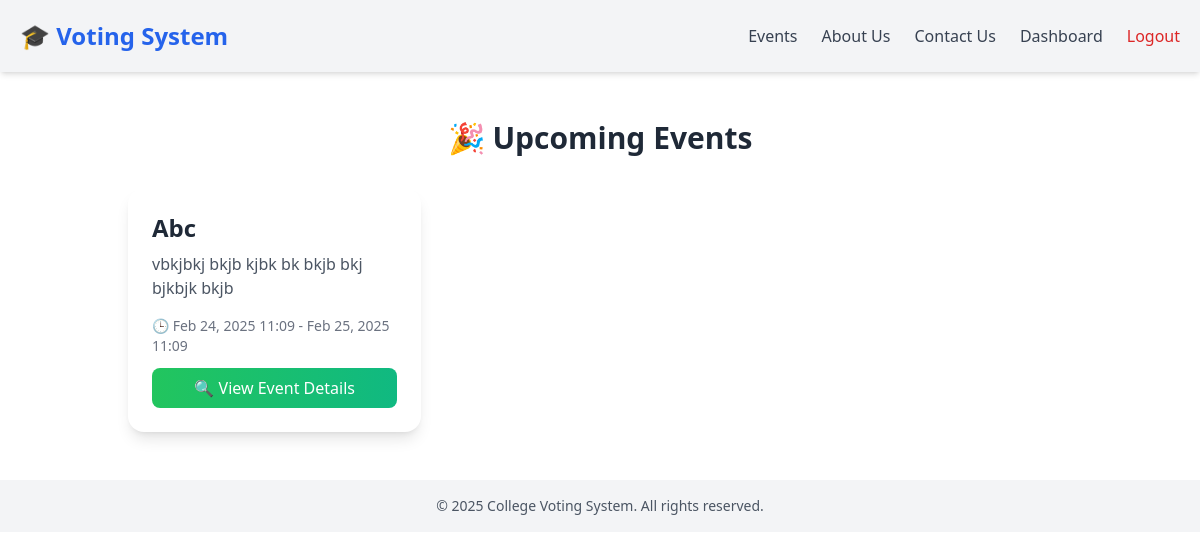
/events/events/ (signed in), run on an earlier commit of the app's database.
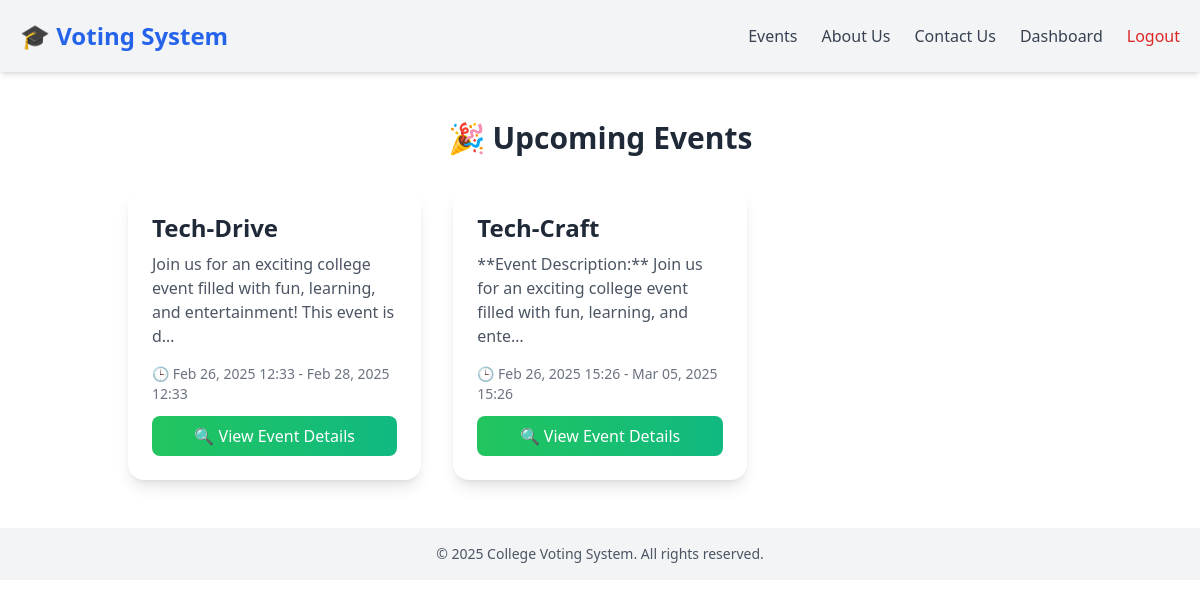
And on a later commit of the database.
### events/models.py (models this page shows, shortened)
class Event(models.Model):
    name = models.CharField(max_length=255)
    description = models.TextField()
    start_time = models.DateTimeField()
    end_time = models.DateTimeField()

### events/views.py (the view)
# urls.py: path('events/', views.event_list, name='events'),
@login_required
def event_list(request):
    events = Event.objects.all()
    registered_events = EventRegistration.objects.filter(user=request.user).values_list('event_id', flat=True)
    voted_events = Vote.objects.filter(user=request.user).values_list('event_id', flat=True)
    context = {
        'events': events,
        'registered_events': registered_events,
        'voted_events': voted_events,
    }
    return render(request, 'events/event_list.html', context)

### events/templates/events/event_list.html
{% extends 'base.html' %}
{% block content %}
<div class="container mx-auto px-6 py-8">
    <h2 class="text-3xl font-bold text-gray-800 dark:text-white mb-8 text-center">🎉 Upcoming Events</h2>
    <div class="grid grid-cols-1 sm:grid-cols-2 lg:grid-cols-3 gap-8">
        {% for event in events %}
            <div class="bg-white dark:bg-gray-800 rounded-2xl shadow-lg hover:shadow-2xl transition-shadow duration-300 transform hover:-translate-y-2 p-6">
                <h3 class="text-2xl font-semibold text-gray-800 dark:text-white mb-2">{{ event.name }}</h3>
                <p class="text-gray-600 dark:text-gray-300 mb-4">{{ event.description|truncatechars:100 }}</p>
                <p class="text-sm text-gray-500 dark:text-gray-400 mb-3">
                    🕒 {{ event.start_time|date:"M d, Y H:i" }} - {{ event.end_time|date:"M d, Y H:i" }}
                </p>
                <a href="{% url 'event_detail' event.id %}"
                   class="w-full block bg-gradient-to-r from-green-500 to-emerald-500 text-white py-2 px-4 rounded-lg text-center font-medium hover:from-green-600 hover:to-emerald-600 transition transform hover:scale-105">
                    🔍 View Event Details
                </a>
            </div>
        {% empty %}
            <p class="text-center text-gray-500 dark:text-gray-300 col-span-full">No events available at the moment. Stay tuned! 🚀</p>
        {% endfor %}
    </div>
</div>
{% endblock %}

What changed in the data, as far as the page shows it:
removed Event: name "Abc", description "vbkjbkj bkjb kjbk bk bkjb bkj bjkbjk bkjb", start_time "Feb 24, 2025 11:09", end_time "Feb 25, 2025 11:09"
added Event: name "Tech-Drive", description "Join us for an exciting college event filled with fun, learning, and entertainment! This event is d…", start_time "Feb 26, 2025 12:33", end_time "Feb 28, 2025 12:33"
added Event: name "Tech-Craft", description "**Event Description:** Join us for an exciting college event filled with fun, learning, and ente…", start_time "Feb 26, 2025 15:26", end_time "Mar 05, 2025 15:26"
